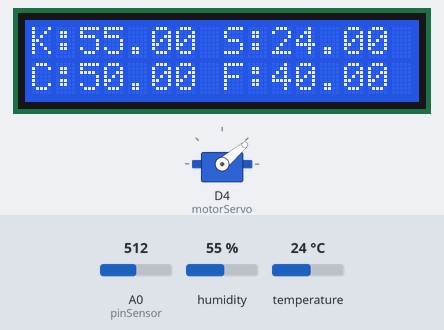
Bench run of a sketch on a simulated ESP8266 (Wemos D1 mini). Shown: 16×2 character LCD, servo. The inputs (shaded band) are chosen by the test bench; at power-on: humidity 55 %, temperature 24 °C, A0 (pinSensor) = 512. WiFi joins after 1.5 s; servers stay silent unless stated; uploads are accepted with an empty reply; what the sketch prints to the serial monitor is not drawn.

Above: at 7.7 s.
7.8 s: humidity set to 88 %
At 18.6 s:
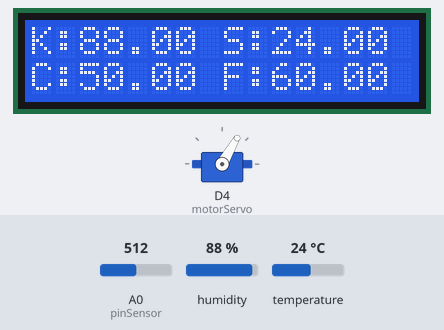
19.4 s: temperature set to 33 °C
At 30.4 s:
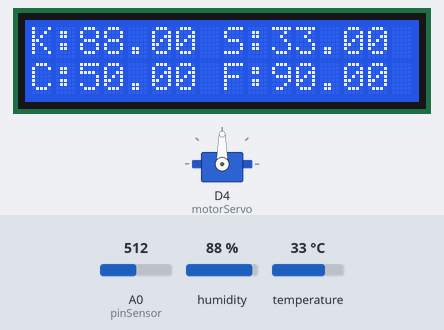
30.7 s: A0 (pinSensor) set to 716
At 41.6 s:
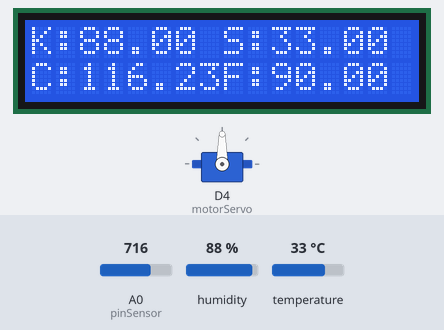
42.1 s: A0 (pinSensor) set to 900
At 52.5 s:
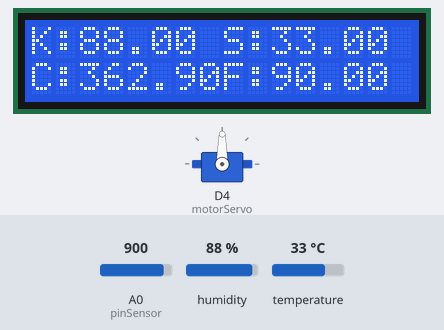
53.4 s: humidity set to 22 %
At 64.4 s:
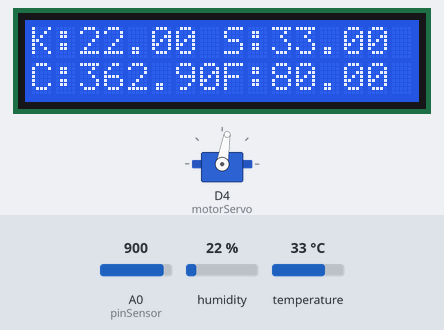
64.7 s: A0 (pinSensor) set to 1023
At 75.6 s:
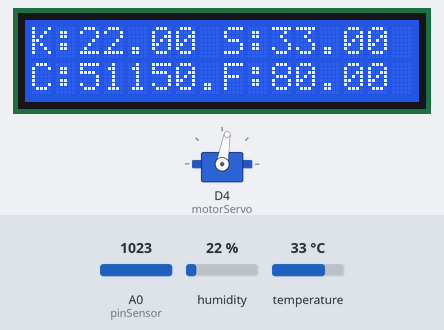
Timing chart, 0 to 77.1 s (numbered marks = the images above; inputs shaded):
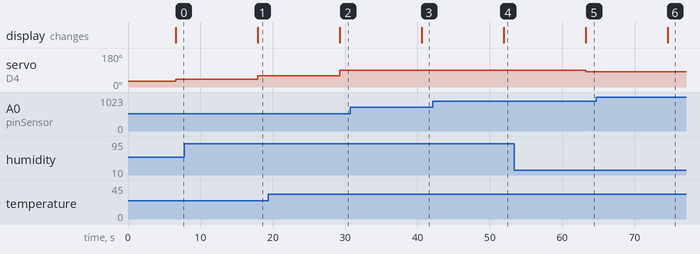

Measured:
- after the input at 7.8 s, servo on D4 (motorServo): 40° → 60° after 10.1 s; the display: changes after 10.2 s (image 1)
- after the input at 19.4 s, servo on D4 (motorServo): 60° → 90° after 9.8 s; the display: changes after 9.9 s (image 2)
- after the input at 30.7 s, the display: changes after 9.9 s (image 3)
- after the input at 42.1 s, the display: changes after 9.8 s (image 4)
- after the input at 53.4 s, servo on D4 (motorServo): 90° → 80° after 9.8 s; the display: changes after 9.9 s (image 5)
- after the input at 64.7 s, the display: changes after 9.9 s (image 6)

The sketch:

_sugeno_wemos_mengunakan_cahaya.ino
```cpp
#include <LiquidCrystal_I2C.h>
LiquidCrystal_I2C lcd(0x27,16,2);  // GANTI 0x3F Ke 0x27 kalau LCD ga muncul

#include <DHT.h>
#include <ESP8266WiFi.h>
#include <Servo.h>

#define DHTPIN D5
#define DHTTYPE DHT11
DHT dht(DHTPIN, DHTTYPE);
Servo motorServo;

const char* ssid = "dragneel";
const char* password = "Fire Dragneel";
const char* host = "192.168.1.8"; //edit the host adress, ip address etc.

#define pinSensor A0
int sensorValue = 0;

float sensorSuhu;
float sensorKelembaban;
float sensorCahaya;

//Rule Base
float suhu [2];
float kelembaban [2];
float cahaya [2];
float rule [2][2][2];
float rule000, rule001, rule010, rule011, rule100, rule101, rule110, rule111 ;
float defuz, pwm, defuzzy;
float temp, minsuhuKelem;

void setup() {
  lcd.begin(); // initializing the lcd 16x2

//  lcd.init();
  // Print a message to the LCD.
  lcd.backlight();

  Serial.begin(115200);
  delay(5000);

  motorServo.attach(D4); //D4
  motorServo.write(30); // set jadi 0 pertama kali

  //cahaya
  pinMode(A0, INPUT);

//  Serial.print("{\"humidity\": ");
//  Serial.print(kelembaban);
//  Serial.print(", \"temp\": ");
//  Serial.print(suhu);
//  Serial.print("}\n");


 // =========================================================
 // wifi
  Serial.println();
  Serial.println();
  Serial.print("Connecting to ");
  Serial.println(ssid);

  WiFi.begin(ssid, password);

  while (WiFi.status() != WL_CONNECTED) {
    delay(500);
    Serial.print(".");
  }

  Serial.println("");
  Serial.println("WiFi connected");
  Serial.println("IP address: ");
  Serial.println(WiFi.localIP());
}

void loop() {
  sensorKelembaban = dht.readHumidity();
  sensorSuhu = dht.readTemperature();

  //sensor ldr
  int nilai = analogRead(A0);   // Baca nilai sensor
  float Vout = nilai*0.0048828125;
  sensorCahaya = 500/(10*((5-Vout)/Vout)); // ini yang benar conversi lux

// sensorSuhu = 32.00;
// sensorKelembaban = 62.00 ;
// sensorCahaya = 1.90;

//  fuzzifikasi
   FuzzySuhu(sensorSuhu);
   FuzzyKelembaban(sensorKelembaban);
   FuzzyCahaya(sensorCahaya);

// defuzzifikasi
   Defuzzy();

// servo
   motorServo.write(defuzzy);

  lcd.clear();
  lcd.setCursor(0,0);
  lcd.print("K: ");
  lcd.setCursor(2,0);
  lcd.print(sensorKelembaban);
  lcd.setCursor(8,0);
  lcd.print("S: ");
  lcd.setCursor(10,0);
  lcd.print(sensorSuhu);

  lcd.setCursor(0,1);
  lcd.print("C: ");
  lcd.setCursor(2,1);
  lcd.print(sensorCahaya);
  lcd.setCursor(8,1);
  lcd.print("F: ");
  lcd.setCursor(10,1);
  lcd.print(defuzzy);
// ==============================================================
  // koneksi wifi
  sensorValue = analogRead(pinSensor);

  Serial.print("connecting to ");
  Serial.println(host);

  WiFiClient client;
  const int httpPort = 80;
  if (!client.connect(host, httpPort)) {
    Serial.println("connection failed");
    return;
  }

  // We now create a URI for the request
  String url = "/IoT_walet/add.php?";
  url += "suhu=";
  url += sensorSuhu;
  url += "&kelembaban=";
  url += sensorKelembaban;
  url += "&cahaya=";
  url += sensorCahaya;
  url += "&keran=";
  url += defuzzy;


  Serial.print("Requesting URL: ");
  Serial.println(url);

  // This will send the request to the server
  client.print(String("GET ") + url + " HTTP/1.1\r\n" +
               "Host: " + host + "\r\n" +
               "Connection: close\r\n\r\n");

  unsigned long timeout = millis();
  while (client.available() == 0) {
    if (millis() - timeout > 5000) {
      Serial.println(">>> Client Timeout !");
      client.stop();
      return;
    }
  }

  // Read all the lines of the reply from server and print them to Serial
  while (client.available()) {
    String line = client.readStringUntil('\r');
    //Serial.print(line);

    if (line.indexOf("sukses gaes") != -1) {
      Serial.println();
      Serial.println("Yes, data masuk");
    } else if (line.indexOf("gagal gaes") != -1) {
      Serial.println();
      Serial.println("Maaf, data gagal masuk");
      //digitalWrite(alarmPin, HIGH);
    }
  }

//  Serial.println();
//  Serial.println("closing connection");
  delay(10000); // delay 10detik
}


void FuzzySuhu(float sensorSuhu){
  // untuk suhu hampir panas
  if (sensorSuhu <= 27.00)
  { suhu [0] = 1;}
  else if (sensorSuhu > 27.00 && sensorSuhu <= 30.00)
  {  suhu [0] = (30.00 - sensorSuhu)/(30.00 - 27.00); }
  else
  { suhu [0] = 0;}

  // untuk suhu panas
  if (sensorSuhu <= 27.00)
  { suhu [1] = 0;}
  else if (sensorSuhu > 27.00 && sensorSuhu <= 30.00)
  { suhu [1] = (sensorSuhu-27.00)/(30.00-27.00);}
  else
  { suhu [1] = 4;}

  Serial.print("suhu 0: ");
  Serial.println(suhu[0]);
    Serial.print("suhu 1: ");
  Serial.println(suhu[1]);

}

void FuzzyKelembaban(float sensorKelembaban){
  // untuk panas
  if (sensorKelembaban <= 65.00)
  { kelembaban [0] = 1;}
  else if (sensorKelembaban > 65.00 && sensorKelembaban <= 70.00)
  {  kelembaban [0] = (70.00 - sensorKelembaban)/(70.00 - 65.00); }
  else
  { kelembaban [0] = 0;}

  // untuk hampir panas
  if (sensorKelembaban <= 65.00)
  { kelembaban [1] = 0;}
  else if (sensorKelembaban > 65.00 && sensorKelembaban <= 70.00)
  { kelembaban [1] = (sensorKelembaban-65.00)/(70.00 - 65.00);}
  else
  { kelembaban [1] = 1;}
//  Serial.print("kelembaban functions: ");
//  Serial.println(sensorKelembaban);
}

void FuzzyCahaya(int sensorCahaya){
  // untuk hampir panas
  if (sensorCahaya <= 0.35)
  { cahaya [0] = 1;}
  else if (sensorCahaya > 0.35 && sensorCahaya <= 1.00)
  {  cahaya [0] = (1.00 - sensorCahaya)/(1.00 - 0.35); }
  else
  { cahaya [0] = 0;}

  // untuk panas
  if (sensorCahaya <= 0.35)
  { cahaya [1] = 0;}
  else if (sensorCahaya > 0.35 && sensorCahaya <= 1.00)
  { cahaya [1] = (sensorCahaya-0.35)/(1.00 - 0.35);}
  else
  { cahaya [1] = 1;}
//  Serial.print("cahaya functions 0: ");
//  Serial.println(cahaya[0]);
//  Serial.print("cahaya functions 1: ");
//  Serial.println(cahaya[1]);
}

// rule dan defuzzifikasi belum dirubah
void RuleEva (){
 int i, j, c;
 for ( i=0; i<=1; i=i+1)
 {
   for ( j=0; j<=1; j=j+1)
   {
      for ( c=0; c<=1; c=c+1)
      {
         minsuhuKelem = min(suhu[i], kelembaban[j]);
         temp = min(minsuhuKelem, cahaya[c]);
         rule [i][j][c] = temp;
      }
   }
 }
 rule000 = rule [0][0][0]; // (hampir panas,hampir panas, hampir panas = )
 rule001 = rule [0][0][1]; // (hampir panas,hampir panas, panas = )

 rule010 = rule [0][1][0]; // (hampir panas,panas, hampir panas = )
 rule011 = rule [0][1][1]; // (hampir panas,panas, panas = )

 rule100 = rule [1][0][0]; // (panas,hampir panas, hampir panas = )
 rule101 = rule [1][0][1]; // (panas,hampir panas, panas = )

 rule110 = rule [1][1][0]; // (panas, panas, hampir panas = )
 rule111 = rule [1][1][1]; // (panas,panas, panas = )

}

void Defuzzy () {
  // metode sugeno (weighted average)
  RuleEva();
  pwm = (rule000 * 30) + (rule001 * 40)+ (rule010 * 45)+ (rule011 * 60) + (rule100 * 75) + (rule101 * 80)+ (rule110 * 85)+ (rule111 * 90);

  defuz = 0;
  int i, j, c;
  for ( i=0; i<=1; i=i+1)
  {
    for ( j=0; j<=1; j=j+1)
    {
      for ( c=0; c<=1; c=c+1)
      {
        defuz = defuz + rule [i][j][c];
      }
    }
  }
  defuzzy = pwm / defuz;
}
```
